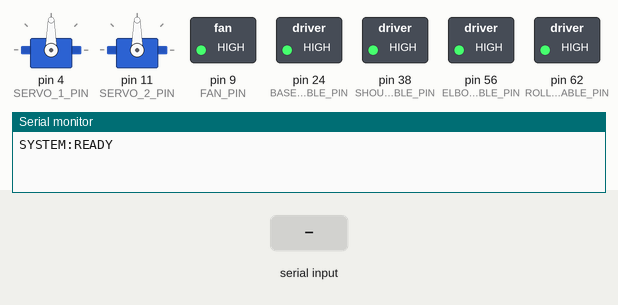
This sketch was run on a simulated Arduino Mega 2560, built with avr-gcc and run on an emulated ATmega2560. On the bench: 2 × servo, switched loads named in the sketch (green lamp = pin HIGH), the last lines printed to the serial monitor. The inputs (shaded band) are chosen by the test bench.

Above: at 1.2 s.
1.3 s: "G,\n" received over Serial
At 2.5 s:
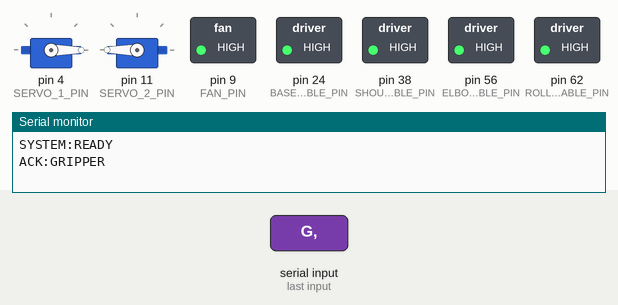
2.8 s: "E\n" received over Serial
At 3.8 s:
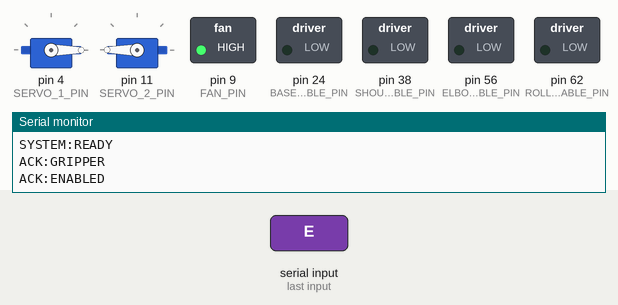
4.3 s: "G,90\n" received over Serial
At 4.9 s:
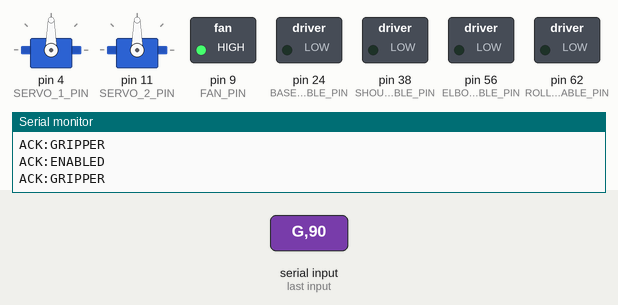
5.8 s: "G,,45\n" received over Serial
At 6.1 s:
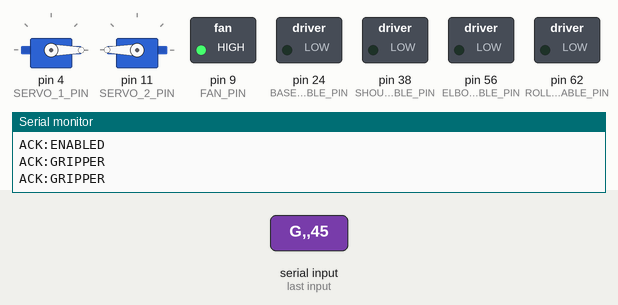
Timing chart, 0 to 8.3 s (numbered marks = the images above; inputs shaded):
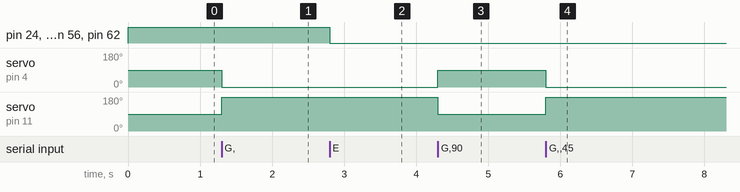

The sketch:

main.ino
```cpp
/*
 * APEX_PREDATOR_V3 - Pure Execution Firmware
 * Hardware: Mega 2560 + RAMPS 1.6 + 5x DRV8825
 * * MOTOR MAPPING:
 * Base      -> E0 Output (NEMA17 5.6Kgcm)
 * Shoulder  -> X Output  (NEMA17 5.6Kgcm) - Limit Switch at X_MIN
 * Elbow     -> Y Output  (NEMA17 5.6Kgcm) - Limit Switch at Y_MIN
 * Roll      -> Z Output  (NEMA17 4.2Kgcm)
 * Gripper   -> E1 Header (2x MG90S Servos on D4, D11)
 *
 * COMMUNICATION PROTOCOL:
 * M,base,shoulder,elbow,roll\n  -> Move to absolute angles (e.g., M,45.0,90.0,-30.5,180.0)
 * G,angle\n                     -> Set gripper servos angle (0-180) (e.g., G,90)
 * E\n                           -> Enable motors
 * D\n                           -> Disable motors (Emergency Stop)
 */

#include <AccelStepper.h>
#include <Servo.h>

// ═══════════════════════════════════════════════════════════════
// PIN DEFINITIONS (RAMPS 1.6)
// ═══════════════════════════════════════════════════════════════
#define BASE_STEP_PIN     26  // E0
#define BASE_DIR_PIN      28
#define BASE_ENABLE_PIN   24

#define SHOULDER_STEP_PIN 54  // X
#define SHOULDER_DIR_PIN  55
#define SHOULDER_ENABLE_PIN 38

#define ELBOW_STEP_PIN    60  // Y
#define ELBOW_DIR_PIN     61
#define ELBOW_ENABLE_PIN  56

#define ROLL_STEP_PIN     46  // Z
#define ROLL_DIR_PIN      48
#define ROLL_ENABLE_PIN   62

#define LIMIT_SHOULDER    3   // X_MIN
#define LIMIT_ELBOW       14  // Y_MIN

#define SERVO_1_PIN       4   // E1 Header
#define SERVO_2_PIN       11  // E1 Header

#define FAN_PIN 9 // 12V Cooling Fan on D9

// ═══════════════════════════════════════════════════════════════
// MECHANICAL CONFIGURATION
// ═══════════════════════════════════════════════════════════════
const float MICROSTEPS = 8.0;         // 1/8 Microstepping (DRV8825)
const float STEPS_PER_REV = 200.0;    // 1.8 degree NEMA 17

// Gear Ratios
const float GEAR_BASE     = 19.0;      // 19:1
const float GEAR_SHOULDER = 20.0;     // Cycloidal 20:1
const float GEAR_ELBOW    = 20.0;     // Cycloidal 20:1
const float GEAR_ROLL     = 29.0;     // Worm gear 29:1

// Calculate Steps per Degree: (200 * 8 * GearRatio) / 360
const float SPD_BASE     = (STEPS_PER_REV * MICROSTEPS * GEAR_BASE) / 360.0;
const float SPD_SHOULDER = (STEPS_PER_REV * MICROSTEPS * GEAR_SHOULDER) / 360.0;
const float SPD_ELBOW    = (STEPS_PER_REV * MICROSTEPS * GEAR_ELBOW) / 360.0;
const float SPD_ROLL     = (STEPS_PER_REV * MICROSTEPS * GEAR_ROLL) / 360.0;

// ═══════════════════════════════════════════════════════════════
// OBJECT INSTANTIATION
// ═══════════════════════════════════════════════════════════════
AccelStepper base(AccelStepper::DRIVER, BASE_STEP_PIN, BASE_DIR_PIN);
AccelStepper shoulder(AccelStepper::DRIVER, SHOULDER_STEP_PIN, SHOULDER_DIR_PIN);
AccelStepper elbow(AccelStepper::DRIVER, ELBOW_STEP_PIN, ELBOW_DIR_PIN);
AccelStepper roll(AccelStepper::DRIVER, ROLL_STEP_PIN, ROLL_DIR_PIN);

Servo gripperLeft;
Servo gripperRight;

bool motorsEnabled = false;

// ═══════════════════════════════════════════════════════════════
// SETUP
// ═══════════════════════════════════════════════════════════════
void setup() {
  Serial.begin(115200);
  Serial.setTimeout(10); // Fast serial parsing

  pinMode(FAN_PIN, OUTPUT);
  digitalWrite(FAN_PIN, HIGH);

  // Setup Limits
  pinMode(LIMIT_SHOULDER, INPUT_PULLUP);
  pinMode(LIMIT_ELBOW, INPUT_PULLUP);

  // Setup Enables
  pinMode(BASE_ENABLE_PIN, OUTPUT);
  pinMode(SHOULDER_ENABLE_PIN, OUTPUT);
  pinMode(ELBOW_ENABLE_PIN, OUTPUT);
  pinMode(ROLL_ENABLE_PIN, OUTPUT);
  disableMotors(); // Start in safe, disabled state

  // Attach Servos
  gripperLeft.attach(SERVO_1_PIN);
  gripperRight.attach(SERVO_2_PIN);

  // Set Speeds (Adjust these later based on Python engine's trajectory planner)
  base.setMaxSpeed(2000);     base.setAcceleration(800);
  shoulder.setMaxSpeed(1500); shoulder.setAcceleration(300);
  elbow.setMaxSpeed(2000);    elbow.setAcceleration(800);
  roll.setMaxSpeed(2000);     roll.setAcceleration(800);

  Serial.println("SYSTEM:READY");
}

// ═══════════════════════════════════════════════════════════════
// MAIN LOOP
// ═══════════════════════════════════════════════════════════════
void loop() {
  // 1. Process incoming commands from Python Brain
  if (Serial.available() > 0) {
    String cmd = Serial.readStringUntil('\n');
    cmd.trim();
    processCommand(cmd);
  }

  // 2. Continually pulse the stepper motors if they haven't reached target
  if (motorsEnabled) {
    base.run();
    shoulder.run();
    elbow.run();
    roll.run();
  }
}

// ═══════════════════════════════════════════════════════════════
// COMMAND PARSER
// ═══════════════════════════════════════════════════════════════
void processCommand(String cmd) {
  if (cmd.startsWith("M,")) {
    // Example: M,45.0,90.0,-30.0,180.0
    int c1 = cmd.indexOf(',', 2);
    int c2 = cmd.indexOf(',', c1 + 1);
    int c3 = cmd.indexOf(',', c2 + 1);

    if (c1 > 0 && c2 > 0 && c3 > 0) {
      float tBase = cmd.substring(2, c1).toFloat();
      float tShoulder = cmd.substring(c1 + 1, c2).toFloat();
      float tElbow = cmd.substring(c2 + 1, c3).toFloat();
      float tRoll = cmd.substring(c3 + 1).toFloat();

      // Convert target angles to discrete steps
      base.moveTo(long(tBase * SPD_BASE));
      shoulder.moveTo(long(tShoulder * SPD_SHOULDER));
      elbow.moveTo(long(tElbow * SPD_ELBOW));
      roll.moveTo(long(tRoll * SPD_ROLL));

      Serial.println("ACK:MOVE");
    }
  }
  else if (cmd.startsWith("G,")) {
    // Example: G,90
    int angle = cmd.substring(2).toInt();
    gripperLeft.write(angle);
    gripperRight.write(180 - angle); // Inverted for opposed gripping
    Serial.println("ACK:GRIPPER");
  }
  else if (cmd == "E") {
    enableMotors();
    Serial.println("ACK:ENABLED");
  }
  else if (cmd == "D") {
    disableMotors();
    Serial.println("ACK:DISABLED");
  }
}

// ═══════════════════════════════════════════════════════════════
// HARDWARE CONTROL FUNCTIONS
// ═══════════════════════════════════════════════════════════════
void enableMotors() {
  // RAMPS drivers enable on LOW signal
  digitalWrite(BASE_ENABLE_PIN, LOW);
  digitalWrite(SHOULDER_ENABLE_PIN, LOW);
  digitalWrite(ELBOW_ENABLE_PIN, LOW);
  digitalWrite(ROLL_ENABLE_PIN, LOW);
  motorsEnabled = true;
}

void disableMotors() {
  // RAMPS drivers disable on HIGH signal (Allows free-spinning and cools motors)
  digitalWrite(BASE_ENABLE_PIN, HIGH);
  digitalWrite(SHOULDER_ENABLE_PIN, HIGH);
  digitalWrite(ELBOW_ENABLE_PIN, HIGH);
  digitalWrite(ROLL_ENABLE_PIN, HIGH);
  motorsEnabled = false;

  // Clear any pending moves
  base.stop(); shoulder.stop(); elbow.stop(); roll.stop();
}
```

Measured:
- after the input at 1.3 s, servo on pin 4 (SERVO_1_PIN): 90° → 0° at once; servo on pin 11 (SERVO_2_PIN): 90° → 180° at once
- after the input at 2.8 s, pin 24 (BASE_ENABLE_PIN), pin 38 (SHOULDER_ENABLE_PIN), pin 56 (ELBOW_ENABLE_PIN), pin 62 (ROLL_ENABLE_PIN): HIGH → LOW at once
- after the input at 4.3 s, servo on pin 4 (SERVO_1_PIN): 0° → 90° at once; servo on pin 11 (SERVO_2_PIN): 180° → 90° at once
- after the input at 5.8 s, servo on pin 4 (SERVO_1_PIN): 90° → 0° at once; servo on pin 11 (SERVO_2_PIN): 90° → 180° at once
